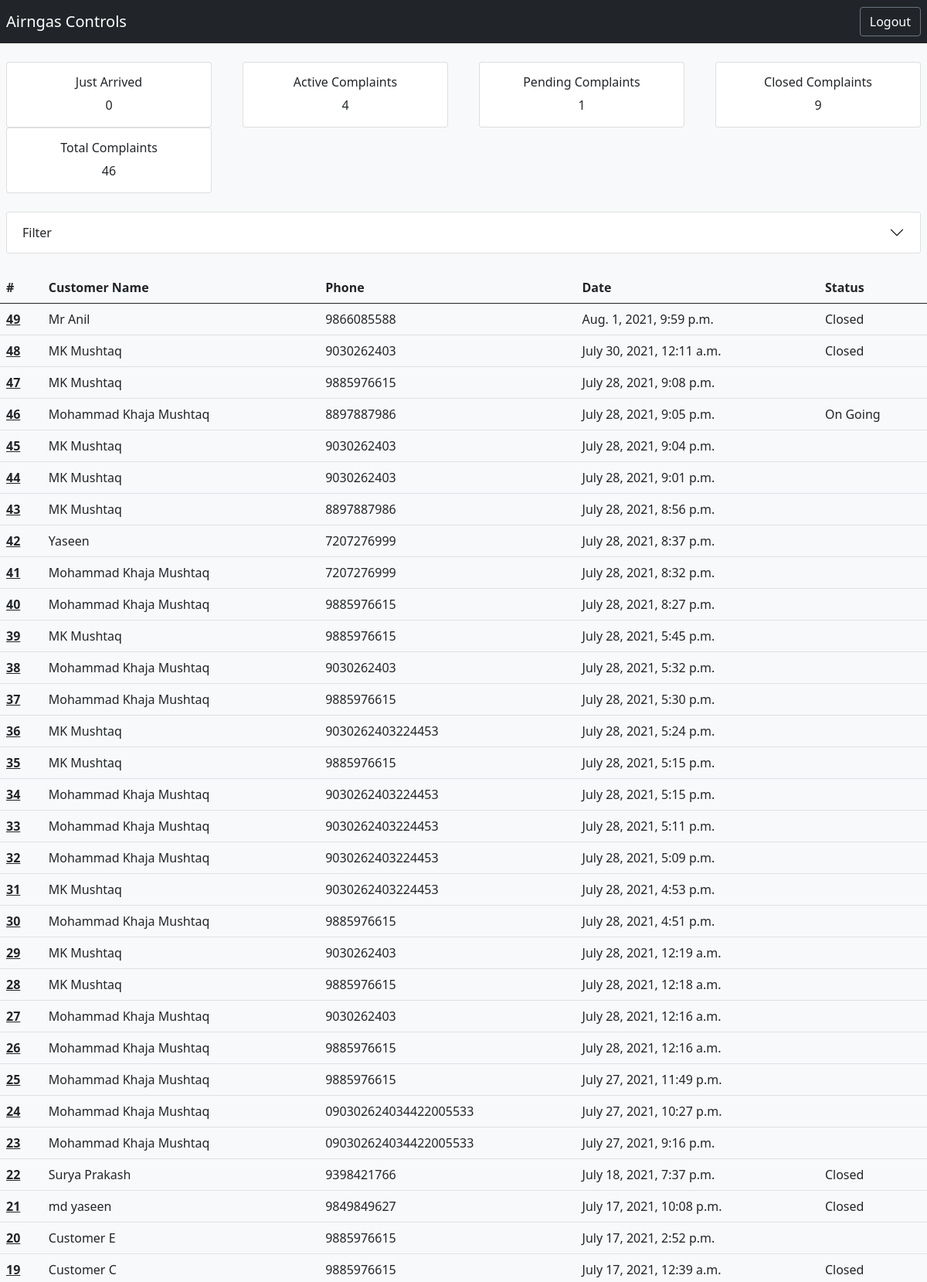
The app's page /complaint_detail_view/ (signed in, upper part) with its own data.
### service/models.py (models this page shows)
class ComplaintDetail(models.Model):
    customer_name = models.CharField(max_length=100, blank=False)
    customer_mobile = models.CharField(max_length=100, blank=False)
    invoice_number = models.CharField(max_length=100, default=None, null=True, blank=True)
    service_requirement = models.TextField(null=False)
    customer_address = models.TextField(null=False)
    requested_date = models.DateTimeField(default=timezone.now)
    technician_assigned = models.CharField(max_length=100, null=True, blank=True)
    technician_mobile = models.CharField(max_length=100, blank=False, default='na')
    current_technician = models.CharField(max_length=100, blank=True)
    diagnosis_description = models.TextField(blank=True)
    status = models.CharField(max_length=20, choices=[('Just Arrived', 'Just Arrived'), ('On Going','On Going'), ('Closed','Closed'), ('Pending','Pending')], default='Just Arrived')
    material_purchased = models.TextField(blank=True)
    price_of_materials = models.CharField(max_length=10, blank=True)
    price_charged = models.CharField(max_length=10, blank=True)
    payment_advance = models.CharField(max_length=10, blank=True)

### complaint_management/views.py (the view)
# urls.py: path('complaint_detail_view/', complaint_management_views.view_complaints, name='view_complaints_page'),
@login_required
def view_complaints(request):
    all_complaints = ComplaintDetail.objects.all().order_by('-requested_date')
    filter_form = ComplaintFilter(request.GET, queryset=all_complaints)
    complaints = filter_form.qs
    context = {
        'just_arrived_number': all_complaints.filter(status='Just Arrived').count(),
        'active_complaints_number': all_complaints.filter(status='On Going').count(),
        'pending_complaints_number': all_complaints.filter(status='Pending').count(),
        'closed_complaints_number': all_complaints.filter(status='Closed').count(),
        'total_complaints_number': all_complaints.count(),
        'current_date': datetime.now().date(),
        'all_complaints': all_complaints,
        'complaints': complaints,
        'filter_form': filter_form
    }
    return render(request, 'complaint_management/complaints.html', context=context)

### complaint_management/templates/complaint_management/complaints.html (shortened to what this page needs)
{% extends 'complaint_management/base.html' %}
{% load crispy_forms_tags %}
{% block content %}
{% load widget_tweaks %}
<br>
<div class="row ">
  <div class="col-sm-3">
    <div class="card mx-2">
      <div class="card-body text-center">
        <h5 class="card-title">Just Arrived</h5>
        <p class="card-text"> {{just_arrived_number}} </p>
      </div>
    </div>
  </div>
  <div class="col-sm-3">
    <div class="card mx-2">
      <div class="card-body text-center">
        <h5 class="card-title">Active Complaints</h5>
        <p class="card-text"> {{active_complaints_number}} </p>
      </div>
    </div>
  </div>
  <div class="col-sm-3">
    <div class="card mx-2">
      <div class="card-body text-center">
        <h5 class="card-title">Pending Complaints</h5>
        <p class="card-text"> {{pending_complaints_number}} </p>
      </div>
    </div>
  </div>
  <div class="col-sm-3">
    <div class="card mx-2">
      <div class="card-body text-center">
        <h5 class="card-title">Closed Complaints</h5>
        <p class="card-text"> {{closed_complaints_number}} </p>
      </div>
    </div>
  </div>
  <div class="col-sm-3">
    <div class="card mx-2">
      <div class="card-body text-center">
        <h5 class="card-title">Total Complaints</h5>
        <p class="card-text">{{total_complaints_number}}</p>
      </div>
    </div>
  </div>
</div>
<br>
<div class="mx-2">
<div class="accordion" id="accordionExample">
  <div class="accordion-item">
    <h2 class="accordion-header" id="headingOne">
      <button class="accordion-button collapsed" type="button" data-bs-toggle="collapse" data-bs-target="#collapseOne" aria-expanded="true" aria-controls="collapseOne">
        Filter
      </button>
    </h2>
  </div>
</div>
</div>
<br>
<table class="table table-hover table-responsive">
<thead>
  <tr>
    <th scope="col">#</th>
    <th scope="col">Customer Name</th>
    <th scope="col">Phone</th>
    <th scope="col">Date</th>
    <th scope="col">Status</th>
  </tr>
</thead>
<tbody>
{% for complaint in complaints%}
  <tr>
      <th scope="row"  data-toggle="modal" data-target="#{{complaint.id}}"> <a href="#"> <u>{{complaint.id}} </u></a> </th>
    <td>{{complaint.customer_name}}</td>
    <td>{{complaint.customer_mobile}}</td>
    <td>{{complaint.requested_date}}</td>
    <td>{{complaint.status}}</td>
  </tr>
{% endfor %}
</tbody>
</table>
{% endblock content %}

### complaint_management/templates/complaint_management/base.html (shortened to what this page needs)
<!DOCTYPE html>
<html lang="en">
<head>
    <link href="https://cdn.jsdelivr.net/npm/bootstrap@5.0.2/dist/css/bootstrap.min.css" rel="stylesheet">
    <link href="https://unpkg.com/tailwindcss@^2/dist/tailwind.min.css" rel="stylesheet">
</head>
<body class="bg-light">
    <nav class="navbar navbar-light bg-dark px-2">
        <a class="navbar-brand text-white">Airngas Controls</a>
        {% if  user.is_staff %}
            <form class="form-inline">
              <a class="btn btn-outline-secondary my-2 my-sm-0 text-white" href="{% url 'account_admin_logout_page' %}">Logout</a>
            </form>
        {% elif user.is_authenticated %}
            <form class="form-inline">
              <a class="btn btn-outline-secondary my-2 my-sm-0" href="{% url 'download_csv_page' %}">Download</a>
              <a class="btn btn-outline-secondary my-2 my-sm-0" href="{% url 'account_logout' %}">Logout</a>
            </form>
        {% endif %}
    </nav>
    {% block content %}
    {% endblock %}
</body>
</html>

### records on screen
ComplaintDetail: id "49", customer_name "Mr Anil", customer_mobile "9866085588", requested_date "Aug. 1, 2021, 9:59 p.m.", status "Closed"
ComplaintDetail: id "48", customer_name "MK Mushtaq", customer_mobile "9030262403", requested_date "July 30, 2021, 12:11 a.m.", status "Closed"
ComplaintDetail: id "47", customer_name "MK Mushtaq", customer_mobile "9885976615", requested_date "July 28, 2021, 9:08 p.m."
ComplaintDetail: id "46", customer_name "Mohammad Khaja Mushtaq", customer_mobile "8897887986", requested_date "July 28, 2021, 9:05 p.m.", status "On Going"
ComplaintDetail: id "45", customer_name "MK Mushtaq", customer_mobile "9030262403", requested_date "July 28, 2021, 9:04 p.m."
ComplaintDetail: id "44", customer_name "MK Mushtaq", customer_mobile "9030262403", requested_date "July 28, 2021, 9:01 p.m."
ComplaintDetail: id "43", customer_name "MK Mushtaq", customer_mobile "8897887986", requested_date "July 28, 2021, 8:56 p.m."
ComplaintDetail: id "42", customer_name "Yaseen", customer_mobile "7207276999", requested_date "July 28, 2021, 8:37 p.m."
ComplaintDetail: id "41", customer_name "Mohammad Khaja Mushtaq", customer_mobile "7207276999", requested_date "July 28, 2021, 8:32 p.m."
ComplaintDetail: id "40", customer_name "Mohammad Khaja Mushtaq", customer_mobile "9885976615", requested_date "July 28, 2021, 8:27 p.m."
ComplaintDetail: id "39", customer_name "MK Mushtaq", customer_mobile "9885976615", requested_date "July 28, 2021, 5:45 p.m."
ComplaintDetail: id "38", customer_name "Mohammad Khaja Mushtaq", customer_mobile "9030262403", requested_date "July 28, 2021, 5:32 p.m."
ComplaintDetail: id "37", customer_name "Mohammad Khaja Mushtaq", customer_mobile "9885976615", requested_date "July 28, 2021, 5:30 p.m."
ComplaintDetail: id "36", customer_name "MK Mushtaq", customer_mobile "9030262403224453", requested_date "July 28, 2021, 5:24 p.m."
ComplaintDetail: id "35", customer_name "MK Mushtaq", customer_mobile "9885976615", requested_date "July 28, 2021, 5:15 p.m."
ComplaintDetail: id "34", customer_name "Mohammad Khaja Mushtaq", customer_mobile "9030262403224453", requested_date "July 28, 2021, 5:15 p.m."
ComplaintDetail: id "33", customer_name "Mohammad Khaja Mushtaq", customer_mobile "9030262403224453", requested_date "July 28, 2021, 5:11 p.m."
ComplaintDetail: id "32", customer_name "Mohammad Khaja Mushtaq", customer_mobile "9030262403224453", requested_date "July 28, 2021, 5:09 p.m."
ComplaintDetail: id "31", customer_name "MK Mushtaq", customer_mobile "9030262403224453", requested_date "July 28, 2021, 4:53 p.m."
ComplaintDetail: id "30", customer_name "Mohammad Khaja Mushtaq", customer_mobile "9885976615", requested_date "July 28, 2021, 4:51 p.m."
ComplaintDetail: id "29", customer_name "MK Mushtaq", customer_mobile "9030262403", requested_date "July 28, 2021, 12:19 a.m."
ComplaintDetail: id "28", customer_name "MK Mushtaq", customer_mobile "9885976615", requested_date "July 28, 2021, 12:18 a.m."
ComplaintDetail: id "27", customer_name "Mohammad Khaja Mushtaq", customer_mobile "9030262403", requested_date "July 28, 2021, 12:16 a.m."
ComplaintDetail: id "26", customer_name "Mohammad Khaja Mushtaq", customer_mobile "9885976615", requested_date "July 28, 2021, 12:16 a.m."
ComplaintDetail: id "25", customer_name "Mohammad Khaja Mushtaq", customer_mobile "9885976615", requested_date "July 27, 2021, 11:49 p.m."
ComplaintDetail: id "24", customer_name "Mohammad Khaja Mushtaq", customer_mobile "090302624034422005533", requested_date "July 27, 2021, 10:27 p.m."
ComplaintDetail: id "23", customer_name "Mohammad Khaja Mushtaq", customer_mobile "090302624034422005533", requested_date "July 27, 2021, 9:16 p.m."
ComplaintDetail: id "22", customer_name "Surya Prakash", customer_mobile "9398421766", requested_date "July 18, 2021, 7:37 p.m.", status "Closed"
ComplaintDetail: id "21", customer_name "md yaseen", customer_mobile "9849849627", requested_date "July 17, 2021, 10:08 p.m.", status "Closed"
ComplaintDetail: id "20", customer_name "Customer E", customer_mobile "9885976615", requested_date "July 17, 2021, 2:52 p.m."
ComplaintDetail: id "19", customer_name "Customer C", customer_mobile "9885976615", requested_date "July 17, 2021, 12:39 a.m.", status "Closed"

### other values on screen
{{ just_arrived_number }} "0"
{{ active_complaints_number }} "4"
{{ pending_complaints_number }} "1"
{{ closed_complaints_number }} "9"
{{ total_complaints_number }} "46"
